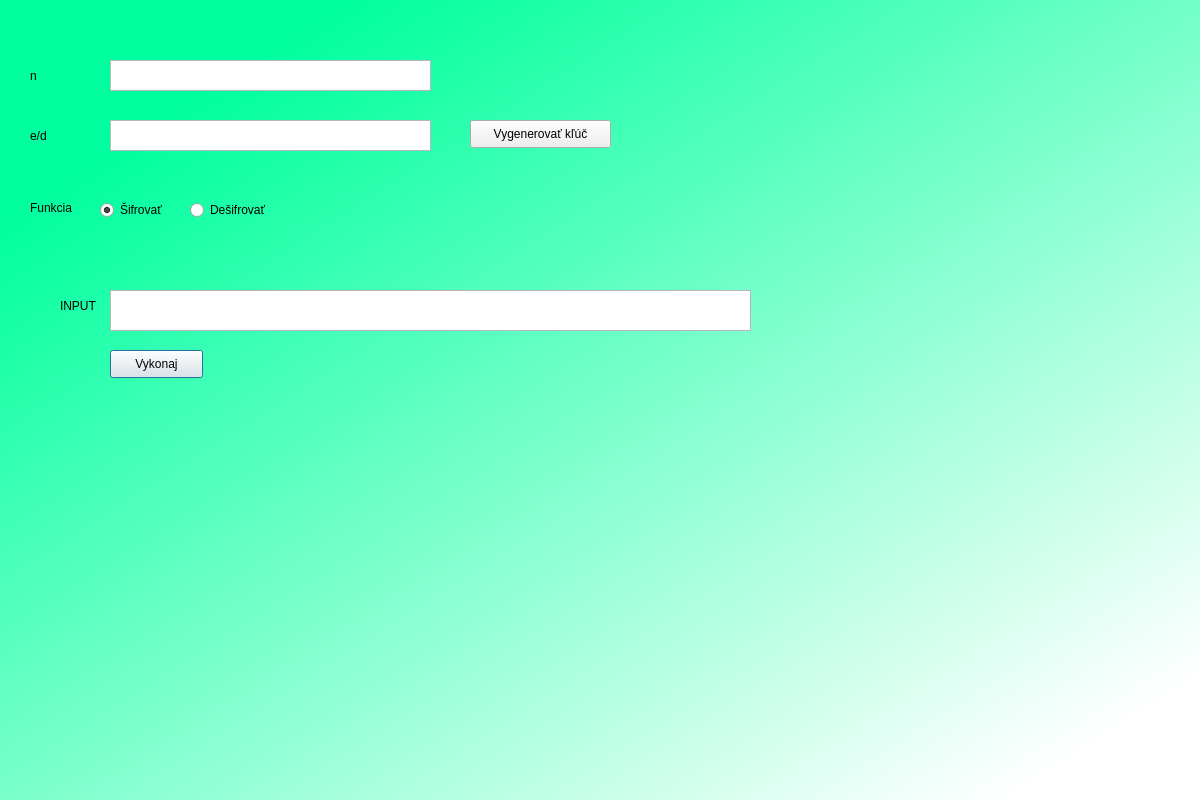
<?xml version="1.0" encoding="UTF-8"?>
<ui version="4.0">
 <class>Dialog</class>
 <widget class="QDialog" name="Dialog">
  <property name="geometry">
   <rect>
    <x>0</x>
    <y>0</y>
    <width>1200</width>
    <height>800</height>
   </rect>
  </property>
  <property name="windowTitle">
   <string>Dialog</string>
  </property>
  <widget class="QWidget" name="bgwidget" native="true">
   <property name="geometry">
    <rect>
     <x>0</x>
     <y>0</y>
     <width>1200</width>
     <height>800</height>
    </rect>
   </property>
   <property name="styleSheet">
    <string notr="true">QWidget#bgwidget{
background-color:qlineargradient(spread:pad, x1:0.149, y1:0.130364, x2:0.93, y2:0.942727, stop:0 rgba(0, 255, 158, 255), stop:0.9801 rgba(255, 255, 255, 255));
}
</string>
   </property>
   <widget class="QLabel" name="Label_Input">
    <property name="geometry">
     <rect>
      <x>60</x>
      <y>290</y>
      <width>71</width>
      <height>31</height>
     </rect>
    </property>
    <property name="text">
     <string>INPUT</string>
    </property>
   </widget>
   <widget class="QRadioButton" name="CheckBox_Sifrovat">
    <property name="geometry">
     <rect>
      <x>100</x>
      <y>200</y>
      <width>95</width>
      <height>20</height>
     </rect>
    </property>
    <property name="text">
     <string>Šifrovať</string>
    </property>
    <property name="checked">
     <bool>true</bool>
    </property>
    <attribute name="buttonGroup">
     <string notr="true">Execute</string>
    </attribute>
   </widget>
   <widget class="QRadioButton" name="CheckBox_Desifrovat">
    <property name="geometry">
     <rect>
      <x>190</x>
      <y>200</y>
      <width>95</width>
      <height>20</height>
     </rect>
    </property>
    <property name="text">
     <string>Dešifrovať</string>
    </property>
    <attribute name="buttonGroup">
     <string notr="true">Execute</string>
    </attribute>
   </widget>
   <widget class="QPushButton" name="Button_Execute">
    <property name="geometry">
     <rect>
      <x>110</x>
      <y>350</y>
      <width>93</width>
      <height>28</height>
     </rect>
    </property>
    <property name="text">
     <string>Vykonaj</string>
    </property>
   </widget>
   <widget class="QPlainTextEdit" name="plainTextEdit_Input">
    <property name="geometry">
     <rect>
      <x>110</x>
      <y>290</y>
      <width>641</width>
      <height>41</height>
     </rect>
    </property>
    <property name="styleSheet">
     <string notr="true">font: 8pt &quot;MS Shell Dlg 2&quot;;</string>
    </property>
   </widget>
   <widget class="QLabel" name="labelVysledek">
    <property name="geometry">
     <rect>
      <x>20</x>
      <y>420</y>
      <width>1181</width>
      <height>331</height>
     </rect>
    </property>
    <property name="styleSheet">
     <string notr="true">font: 12pt &quot;MS Shell Dlg 2&quot;;</string>
    </property>
    <property name="text">
     <string/>
    </property>
    <property name="scaledContents">
     <bool>true</bool>
    </property>
    <property name="wordWrap">
     <bool>true</bool>
    </property>
    <property name="margin">
     <number>0</number>
    </property>
    <property name="textInteractionFlags">
     <set>Qt::LinksAccessibleByMouse|Qt::TextSelectableByMouse</set>
    </property>
   </widget>
   <widget class="QLabel" name="label">
    <property name="geometry">
     <rect>
      <x>30</x>
      <y>200</y>
      <width>55</width>
      <height>16</height>
     </rect>
    </property>
    <property name="styleSheet">
     <string notr="true"/>
    </property>
    <property name="text">
     <string>Funkcia</string>
    </property>
   </widget>
   <widget class="QPlainTextEdit" name="hodnotaA">
    <property name="geometry">
     <rect>
      <x>110</x>
      <y>60</y>
      <width>321</width>
      <height>31</height>
     </rect>
    </property>
   </widget>
   <widget class="QPlainTextEdit" name="hodnotaA_2">
    <property name="geometry">
     <rect>
      <x>110</x>
      <y>120</y>
      <width>321</width>
      <height>31</height>
     </rect>
    </property>
   </widget>
   <widget class="QLabel" name="Label_Input_n">
    <property name="geometry">
     <rect>
      <x>30</x>
      <y>60</y>
      <width>71</width>
      <height>31</height>
     </rect>
    </property>
    <property name="text">
     <string>n</string>
    </property>
   </widget>
   <widget class="QLabel" name="Label_Input_e">
    <property name="geometry">
     <rect>
      <x>30</x>
      <y>120</y>
      <width>71</width>
      <height>31</height>
     </rect>
    </property>
    <property name="text">
     <string>e/d</string>
    </property>
   </widget>
   <widget class="QPushButton" name="pushButton">
    <property name="geometry">
     <rect>
      <x>470</x>
      <y>120</y>
      <width>141</width>
      <height>28</height>
     </rect>
    </property>
    <property name="text">
     <string>Vygenerovať kľúč</string>
    </property>
   </widget>
   <widget class="QLabel" name="labelVysledek_2">
    <property name="geometry">
     <rect>
      <x>650</x>
      <y>10</y>
      <width>461</width>
      <height>221</height>
     </rect>
    </property>
    <property name="styleSheet">
     <string notr="true">font: 12pt &quot;MS Shell Dlg 2&quot;;</string>
    </property>
    <property name="text">
     <string/>
    </property>
    <property name="scaledContents">
     <bool>true</bool>
    </property>
    <property name="wordWrap">
     <bool>true</bool>
    </property>
    <property name="margin">
     <number>0</number>
    </property>
    <property name="textInteractionFlags">
     <set>Qt::LinksAccessibleByMouse|Qt::TextSelectableByMouse</set>
    </property>
   </widget>
  </widget>
 </widget>
 <resources/>
 <connections/>
 <buttongroups>
  <buttongroup name="Jazyk"/>
  <buttongroup name="Execute"/>
 </buttongroups>
</ui>
